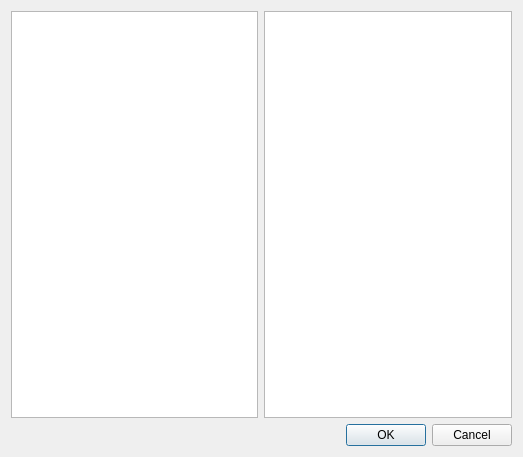
<?xml version="1.0" encoding="UTF-8"?>
<ui version="4.0">
 <class>DataSourceDialog</class>
 <widget class="QDialog" name="DataSourceDialog">
  <property name="geometry">
   <rect>
    <x>0</x>
    <y>0</y>
    <width>523</width>
    <height>457</height>
   </rect>
  </property>
  <property name="windowTitle">
   <string>Data source</string>
  </property>
  <layout class="QGridLayout" name="gridLayout">
   <item row="0" column="0">
    <widget class="QListView" name="tableListView"/>
   </item>
   <item row="0" column="1">
    <widget class="QListView" name="fieldListView"/>
   </item>
   <item row="1" column="0" colspan="2">
    <widget class="QDialogButtonBox" name="buttonBox">
     <property name="orientation">
      <enum>Qt::Horizontal</enum>
     </property>
     <property name="standardButtons">
      <set>QDialogButtonBox::Cancel|QDialogButtonBox::Ok</set>
     </property>
    </widget>
   </item>
  </layout>
 </widget>
 <resources/>
 <connections>
  <connection>
   <sender>buttonBox</sender>
   <signal>accepted()</signal>
   <receiver>DataSourceDialog</receiver>
   <slot>accept()</slot>
   <hints>
    <hint type="sourcelabel">
     <x>248</x>
     <y>254</y>
    </hint>
    <hint type="destinationlabel">
     <x>157</x>
     <y>274</y>
    </hint>
   </hints>
  </connection>
  <connection>
   <sender>buttonBox</sender>
   <signal>rejected()</signal>
   <receiver>DataSourceDialog</receiver>
   <slot>reject()</slot>
   <hints>
    <hint type="sourcelabel">
     <x>316</x>
     <y>260</y>
    </hint>
    <hint type="destinationlabel">
     <x>286</x>
     <y>274</y>
    </hint>
   </hints>
  </connection>
 </connections>
</ui>
